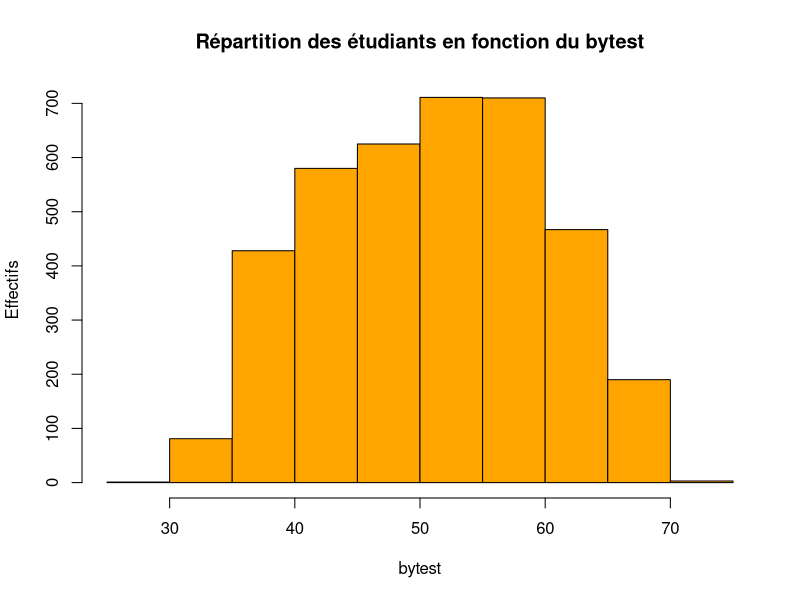

This chart was generated by the following R code: (Note: this script raises an error after producing the figure.)
#TP6


##############
#Exercice 1
##############
#1
df<-read.table("CollegeDistance.csv",sep = ";", header= T)
head(df)

#2
mean(df$ed)
mean(df$ed[df$female==0])

#3
sd(df$bytest[df$hispanic==1])

#4
sum(df$hispanic==1&df$black==1)
which(df$hispanic==1&df$black==1)

#5
hist(df$bytest, main="Répartition des étudiants en fonction du bytest", xlab= "bytest", 
     ylab = "Effectifs",col="orange")

#6
n<-nrow(df)
commu<-rep("W",n)
commu[df$black==1]<-"B"
commu[df$hispanic==1]<-"H"

#7
summary(df$ed[commu=="B"])
summary(df$ed[commu=="H"])
summary(df$ed[commu=="W"])

#8
par_sup<-rep(1,n)
par_sup[df$dadcoll==0&df$momcoll==0]<-0

df$par_sup<-par_sup

#9
df50<-df[df$bytest>=50,]

#10
colnames(df)
filtre<-which(colnames(df)=="black"|colnames(df)=="hispanic"|colnames(df)=="par_sup")
df50b<-df50[,-filtre]
head(df50b)



#############
#Exercice 2
#############
#Exercice 2
#1
dat<-read.table("Lun_Mar.txt",sep="\t",header=T)
head(dat)

#2
sum(dat$Origine=="M")

#3
Luh<-dat[dat$Sexe==1&dat$Origine=="L",]
Luh

mean(Luh$Taille)

hist(Luh$Observation,Luh$Taille)

hist(Luh$Taille,main="Répartition des luniens hommesen fonction de leur taille",
     ylab="Effectifs", xlab="Tailles")

sum(Luh$Couleur==1)

#4
boxplot(dat$Taille[dat$Couleur==0],horizontal = T,
        main="Taille des extra-terrestres rouge", xlab="Effectif")

#5
sum(dat$Taille>155)/nrow(dat)

#6
Q1<-quantile(dat$Taille,0.25)
Q2<-quantile(dat$Taille,0.75)

#7
qual<-rep("moyen",nrow(dat))
qual[dat$Taille<Q1]<-"petit"
qual[dat$Taille>=Q3]<-"grand"
dat$qual<-qual
head(dat)
View(dat)

